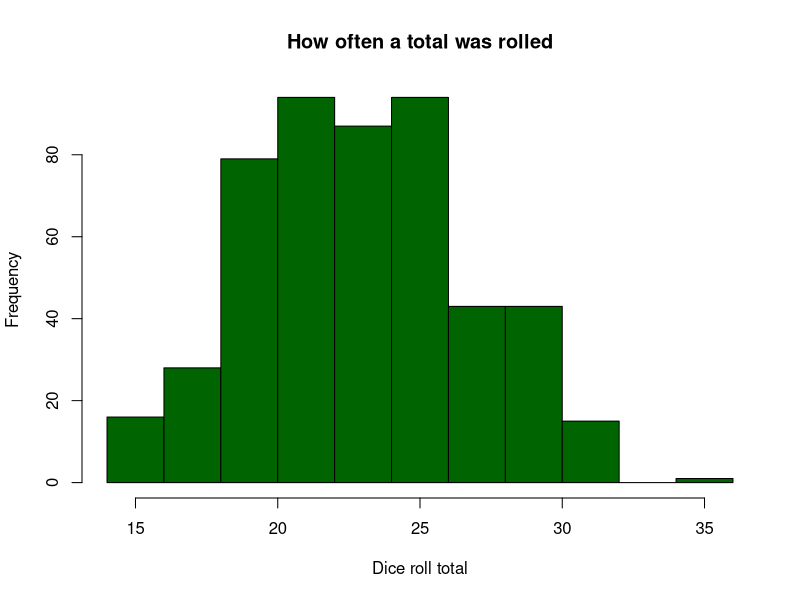

Write the R code that produced this figure.
## ---- chunk 1
knitr::opts_chunk$set(echo = TRUE)
## ---- chunk 2
# Hello there!

# Quick Commands up front:
# To create an R code block (like this!) - Ctrl+Shift+I
# To run an R code block here - Ctrl+Shift+Enter
# To Knit everything together, save the Rmd file, then... - Ctrl+Shift+K
# This creates an HTML file in the same place as your Rmd file.  Submit both!

# These instructions won't be visible in the HTML file because I have {r, echo=FALSE}
# You'll want echo to be TRUE for each of your R blocks in HW submission unless stating otherwise
# However, for industry engagements, maybe you don't want all your code out there. The option's there!

# Keep in mind that hashtags in R blocks comment things out.  Outside the blocks, they denote headers!
## ---- chunk 3
dice<-function(sides=6, reps, adding=0){
  x<-sample(1:sides, size = reps, replace=TRUE) # With dice, you roll with replacement
  total<-sum(x,na.rm = TRUE) + adding
  note<-paste0(reps,"d",sides," + ", adding)
  #print(note) # If you want to see the notation each time you roll, uncomment this part.
  total
}
## ---- chunk 4
dice(sides=4, reps=3, adding=6)
## ---- chunk 5
rolls<-0 # Initializing a numeric vector of Totals
for (i in 1:500){
  x<-dice(sides=6, reps=5, adding=6) # Creates a Total
  rolls[i]<-x # Adds this loop's total to the vector of Totals
}
rolls
## ---- chunk 6
hist(rolls, main = "How often a total was rolled", xlab = "Dice roll total", col = "darkgreen")
## ---- chunk 7
# Some takehome points:
# On your future homeworks, be sure to submit them as Rmarkdown/R Notebook files
# When you knit this together, there will be a .Rmd file and a .HTML file.  Submit both!
# Be sure to use echo=TRUE whenever you can.  It helps the grader see not only your plots, but what you coded to get them.
# Hashtags are different when they are out of R blocks
# Above all else, document everything.  The grader will send stuff back with his/her own comments.
